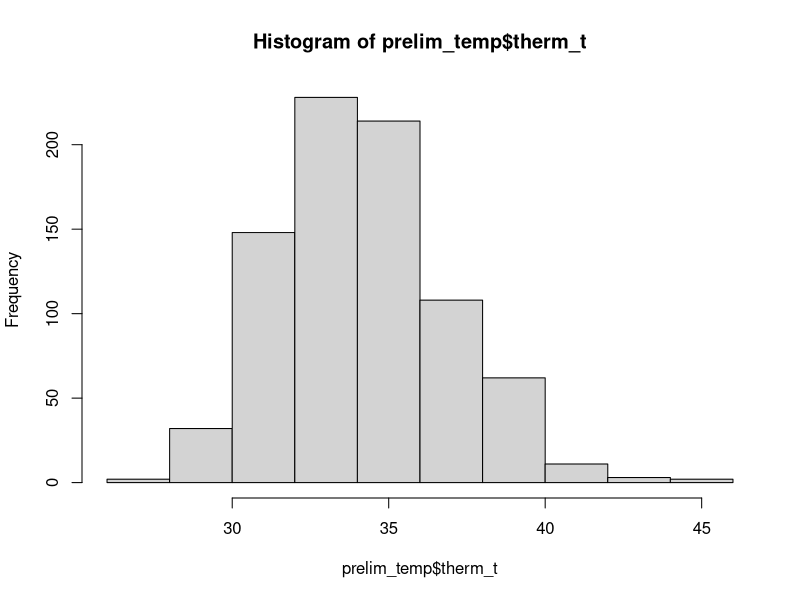
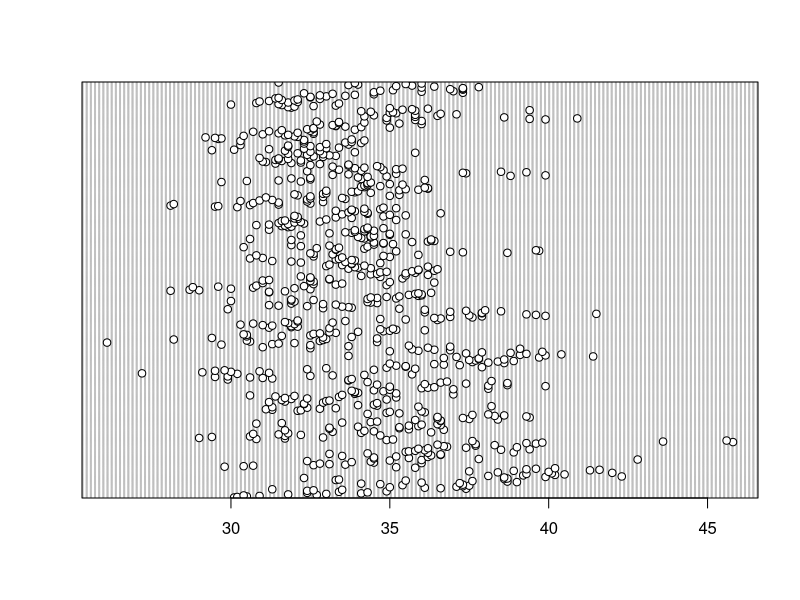
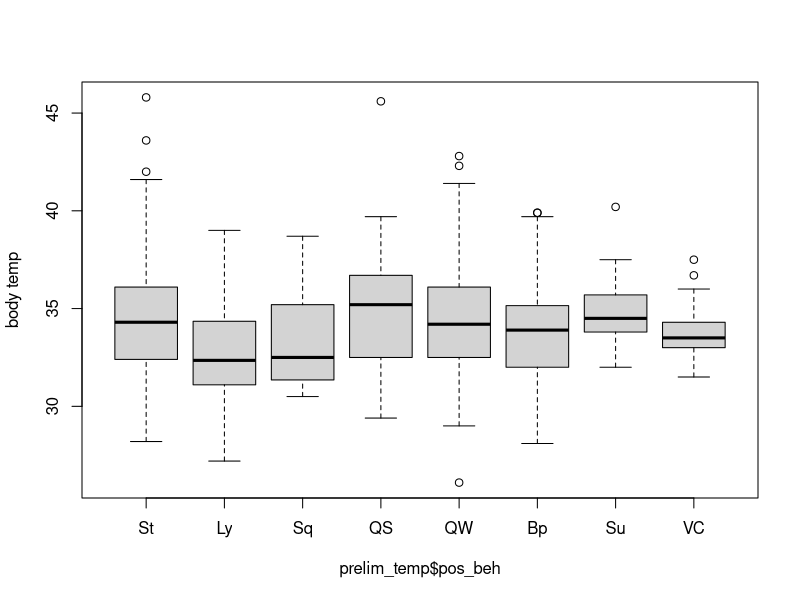
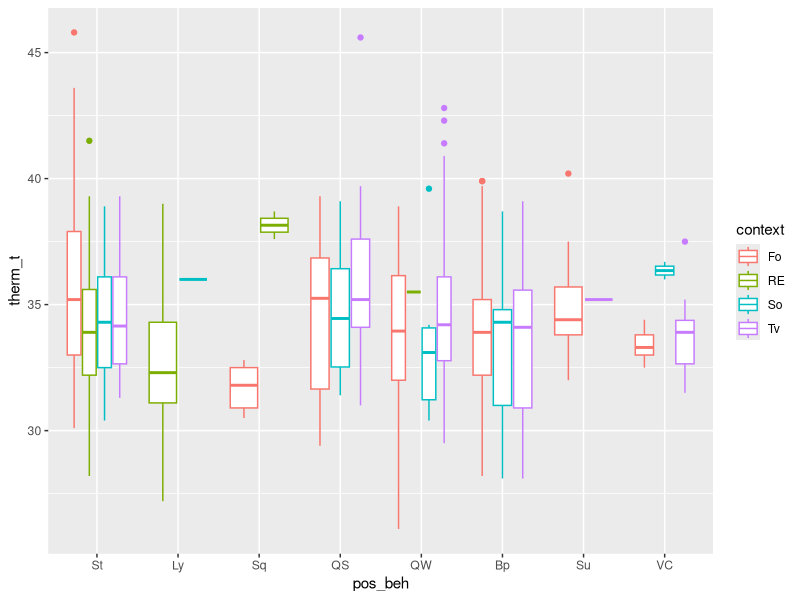
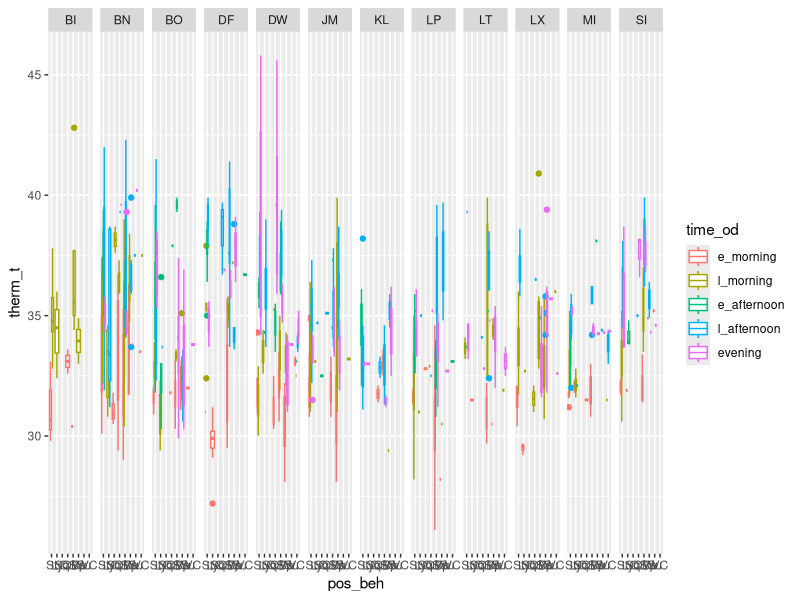
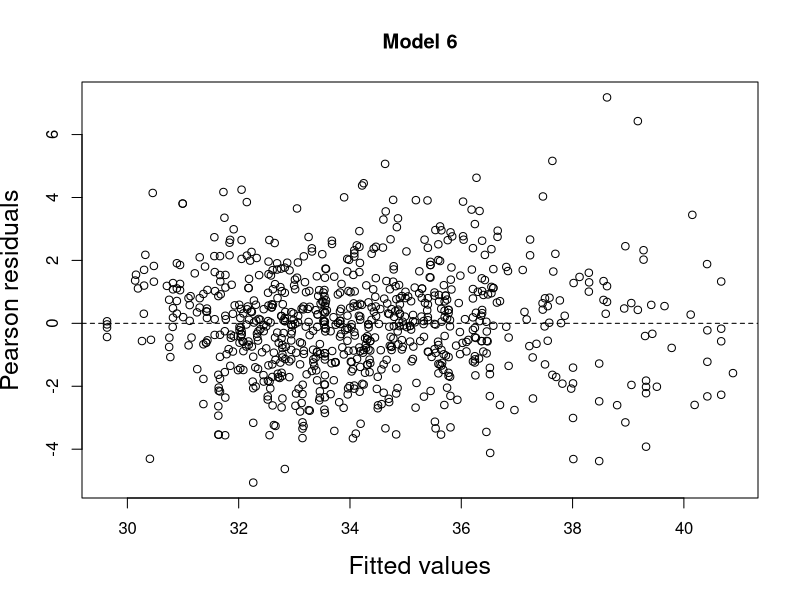
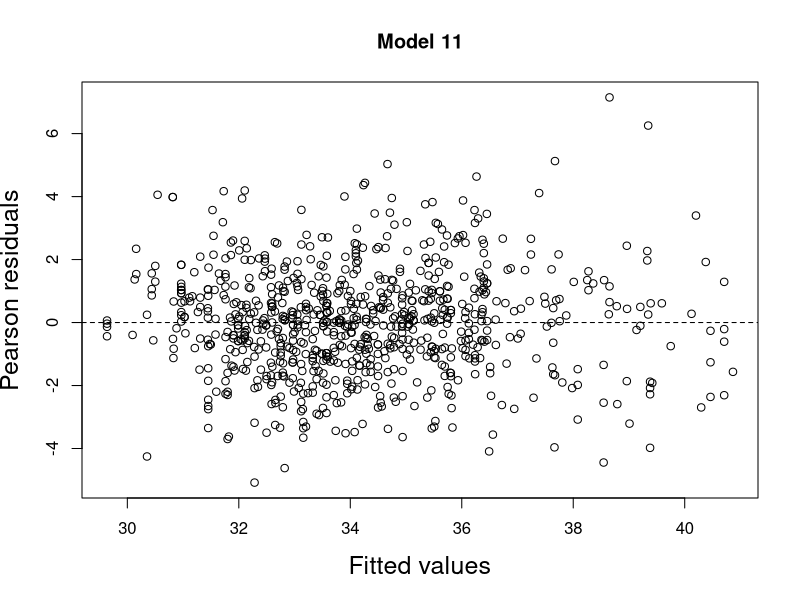
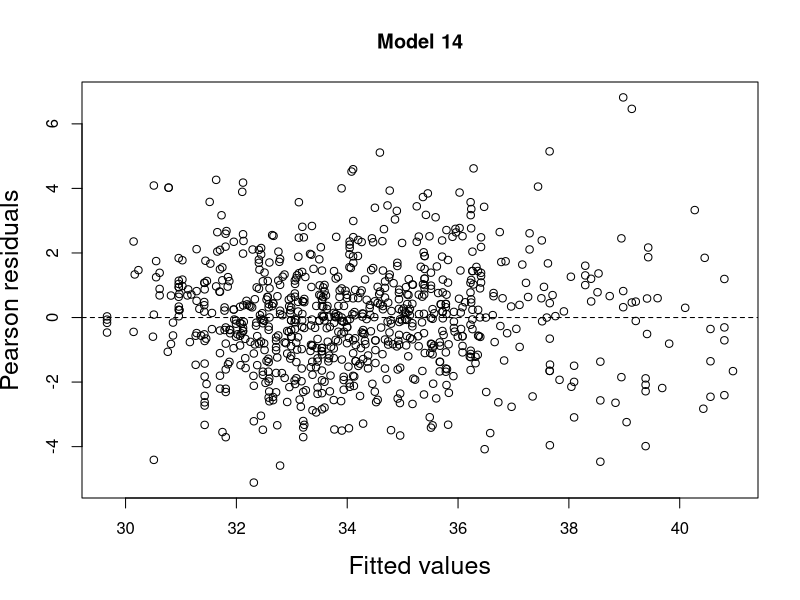

These charts were generated, in order, by the following R code:
# load libraries
library(tidyverse) 
library(readr) 
library(lubridate)
library(magrittr)
library(ggplot2)
library(car)
library(emmeans)
library(lme4)

#read in data
prelim_tidy <- read_csv("_data/_tidy/prelim_data_tidycols.csv")
View(prelim_tidy)

bipedal_data <- read_csv("_summary/bipedal_table.csv")
View(bipedal_data)

#Omit any missing values:
summary(is.na(prelim_tidy))

prelim_temp<-na.omit(prelim_tidy)
View(prelim_temp)

#Combine positional behaviors into smaller categories
# suspensory = Cb, Br & QM
#Vertical climb and cling together
prelim_temp$pos_beh[prelim_temp$pos_beh == "Cb"] <- "Su"
prelim_temp$pos_beh[prelim_temp$pos_beh == "Br"] <- "Su"
prelim_temp$pos_beh[prelim_temp$pos_beh == "QM"] <- "Su"
prelim_temp$pos_beh[prelim_temp$pos_beh == "Vci"] <- "VC"
prelim_temp$pos_beh[prelim_temp$pos_beh == "Abp"] <- "Bp"
prelim_temp$pos_beh[prelim_temp$pos_beh == "BpS"] <- "Bp"
prelim_temp$pos_beh[prelim_temp$pos_beh == "BpW"] <- "Bp"

############
##re-order levels
prelim_temp$time_od <- factor(prelim_temp$time_od, levels = c("e_morning", "l_morning", "e_afternoon", "l_afternoon", "evening"))
prelim_temp$pos_beh <- factor(prelim_temp$pos_beh, levels = c("St","Ly", "Sq", "QS", "QW", "Bp", "Su", "VC"))

##change to factor & numeric
factor_cols <- c("pos_beh","context", "substrate", "hab_type", "individual")
numeric_cols <- c("sun", "therm_t", "t_lo", "t_hi", "amb_t")

prelim_temp[factor_cols] <- lapply(prelim_temp[factor_cols], as.factor)

prelim_temp[numeric_cols] <- lapply(prelim_temp[numeric_cols], as.numeric)


###
hist(prelim_temp$therm_t)
dotchart(prelim_temp$therm_t)
boxplot(prelim_temp$therm_t ~ prelim_temp$pos_beh,  ylab="body temp")

# Plot response against each predictor and random effect. 
ggplot(prelim_temp, aes(pos_beh, therm_t, color=context))+
  geom_boxplot()

ggplot(prelim_temp, aes(pos_beh, therm_t, color=time_od))+
  geom_boxplot()+
  facet_grid(.~individual)

##
with(prelim_temp, table(pos_beh, hab_type))
with(prelim_temp, table(pos_beh, time_od))
with(prelim_temp, table(pos_beh, hab_type, time_od))

## choosing models
##GLMER

### full model
therm_mod <- lmer(therm_t ~ pos_beh + amb_t + sun + date + hab_type + context + 
                     (1|individual) + pos_beh*hab_type + pos_beh*sun + amb_t*sun,
                     data = prelim_temp)

##minus pos_beh/sun interaction
therm_mod2 <- lmer(therm_t ~ pos_beh + amb_t + sun + date + hab_type + context + 
                    (1|individual) + pos_beh*hab_type + amb_t*sun,
                  data = prelim_temp)

##plus pos_beh*sun, minus pos_beh*hab_type
therm_mod3 <- lmer(therm_t ~ pos_beh + amb_t + sun + date + hab_type + context + 
                     (1|individual) + pos_beh*sun + amb_t*sun,
                   data = prelim_temp)

##minus interactions with pos_beh
therm_mod4 <- lmer(therm_t ~ pos_beh + amb_t + sun + date + hab_type + context + 
                    (1|individual) + amb_t*sun,
                  data = prelim_temp)

##minus amb_t interaction
therm_mod5 <- lmer(therm_t ~ pos_beh + amb_t + sun + date + hab_type + context + 
                     (1|individual) + pos_beh*sun,
                   data = prelim_temp)

##minus all interactions
therm_mod6 <- lmer(therm_t ~ pos_beh + amb_t + sun + date + hab_type + context + 
                     (1|individual),
                   data = prelim_temp)

####compare interaction models
AIC(therm_mod3, therm_mod4, therm_mod5, therm_mod6) ###lowest AIC is with no interaction (1423.646; DF: 20)
                                               ###second lowest is time_od*sun (1437.358, DF: 21)
                                               ###continue forward with amb_t*sun & no interactions
###############################################################
##amb_t*sun models
## minus context 
therm_mod7 <- lmer(therm_t ~ pos_beh + amb_t + sun + date + hab_type + 
                     (1|individual) + amb_t*sun,
                   data = prelim_temp)

##minus hab_type
therm_mod8 <- lmer(therm_t ~ pos_beh + amb_t + sun + date + context + 
                     (1|individual) + amb_t*sun,
                   data = prelim_temp)

##minus date
therm_mod9 <- lmer(therm_t ~ pos_beh + amb_t + sun + hab_type + context + 
                     (1|individual) + amb_t*sun,
                   data = prelim_temp)

##minus hab_type & context
therm_mod10 <- lmer(therm_t ~ pos_beh + amb_t + sun + date + 
                     (1|individual) + amb_t*sun,
                   data = prelim_temp)
###Compare models
AIC(therm_mod7, therm_mod8, therm_mod9, therm_mod10) ##model 7 and 10 are lowest (1430.600 & 1433.384, resp.)
                                      ##model 9 isn't far off, though, (1436.000) 
                                 ##and it may be important to include context

###############################################################################
###no interactions
## minus context 
therm_mod11 <- lmer(therm_t ~ pos_beh + amb_t + sun + date + hab_type + 
                     (1|individual), data = prelim_temp)

##minus hab_type
therm_mod12 <- lmer(therm_t ~ pos_beh + amb_t + sun + date + context + 
                     (1|individual), data = prelim_temp)

##minus date
therm_mod13 <- lmer(therm_t ~ pos_beh + amb_t + sun + hab_type + context + 
                     (1|individual), data = prelim_temp)

##minus hab_type & context
therm_mod14 <- lmer(therm_t ~ pos_beh + amb_t + sun + date + 
                      (1|individual), data = prelim_temp)

###Compare models
AIC(therm_mod11, therm_mod12, therm_mod13, therm_mod14) ##models 11 and 14 are lowest (1416.906 & 1419.632, resp.)

###compare between types of models
AIC(therm_mod4, therm_mod6, therm_mod7, therm_mod10, therm_mod8, therm_mod11, therm_mod14)
        ##best models (11, 14, 6) exclude context and exclude interactions
        ##run a few more tests and include one with the interaction still (model 7)

### more comparison #########
anova(therm_mod6, therm_mod7) ##not nested, so can't run
anova(therm_mod6, therm_mod11) ##no signif
anova(therm_mod6, therm_mod14) ##no signif
anova(therm_mod11, therm_mod14) ##no signif
                          #####think I'll choose model 11 since it includes habitat type
                        ##### and it's AIC value is best (1416.906 vs. 1419.632 (model 14) & 1423.646 (model 6))

#####################################################################
#extract residuals 
###model 6
E1 <- resid(therm_mod6, type = "pearson")

#plot fitted vs residuals
F1 <- fitted(therm_mod6, type = "response")

plot(x = F1, 
     y = E1, 
     xlab = "Fitted values",
     ylab = "Pearson residuals", 
     main = "Model 6",
     cex.lab = 1.5)
abline(h = 0, lty = 2)

### model 11 ###########
E2 <- resid(therm_mod11, type = "pearson")

#plot fitted vs residuals
F2 <- fitted(therm_mod11, type = "response")

plot(x = F2, 
     y = E2, 
     xlab = "Fitted values",
     ylab = "Pearson residuals", 
     main = "Model 11",
     cex.lab = 1.5)
abline(h = 0, lty = 2)

### model 14 ###########
E3 <- resid(therm_mod14, type = "pearson")

#plot fitted vs residuals
F3 <- fitted(therm_mod14, type = "response")

plot(x = F3, 
     y = E3, 
     xlab = "Fitted values",
     ylab = "Pearson residuals", 
     main = "Model 14",
     cex.lab = 1.5)
abline(h = 0, lty = 2)

### model 7 ###########
E4 <- resid(therm_mod7, type = "pearson")

#plot fitted vs residuals
F4 <- fitted(therm_mod7, type = "response")

plot(x = F4, 
     y = E4, 
     xlab = "Fitted values",
     ylab = "Pearson residuals", 
     main = "Model 7",
     cex.lab = 1.5)
abline(h = 0, lty = 2)

### residual plots all seem relatively normal; cloud around horizontal axis, indicating a good fit
###################################################################
##Model 11 - includes pos_beh, time_od, sun, date, hab_type and (1|individual) 
E2 <- resid(therm_mod11, type = "pearson")

#plot fitted vs residuals
F2 <- fitted(therm_mod11, type = "response")

plot(x = F2, 
     y = E2, 
     xlab = "Fitted values",
     ylab = "Pearson residuals", 
     main = "Model 11",
     cex.lab = 1.5)
abline(h = 0, lty = 2)

boxplot(E2 ~ pos_beh, data=prelim_temp) 
boxplot(E2 ~ time_od, data=prelim_temp)
plot(x=prelim_temp$sun, y=E2)
boxplot(E2 ~ hab_type, data=prelim_temp)
plot(x=prelim_temp$date, y=E2)

model.matrix(therm_mod11)

##summary
summary(therm_mod11) 

##confidence intervals 
confint(therm_mod11) ##maybe I don't need habitat in there because none of the levels are significant

##model 14
summary(therm_mod14)
confint(therm_mod14)


##### OMIT OUTLIERS ###
prelim_temp2 <- prelim_temp
prelim_temp2$therm_t[prelim_temp2$therm_t >= 42] <- NA

View(prelim_temp2)

prelim_temp3<-na.omit(prelim_temp2)
View(prelim_temp3)

#Vertical climb and cling together
prelim_temp3$pos_beh[prelim_temp3$pos_beh == "Cb"] <- "Su"
prelim_temp3$pos_beh[prelim_temp3$pos_beh == "Br"] <- "Su"
prelim_temp3$pos_beh[prelim_temp3$pos_beh == "QM"] <- "Su"
prelim_temp3$pos_beh[prelim_temp3$pos_beh == "Vci"] <- "VC"
prelim_temp3$pos_beh[prelim_temp3$pos_beh == "Abp"] <- "Bp"
prelim_temp3$pos_beh[prelim_temp3$pos_beh == "BpS"] <- "Bp"
prelim_temp3$pos_beh[prelim_temp3$pos_beh == "BpW"] <- "Bp"

############
##re-order levels
prelim_temp3$time_od <- factor(prelim_temp3$time_od, levels = c("e_morning", "l_morning", "e_afternoon", "l_afternoon", "evening"))
prelim_temp3$pos_beh <- factor(prelim_temp3$pos_beh, levels = c("St","Ly", "Sq", "QS", "QW", "Bp", "Su", "VC"))

###change to factor & numeric
factor_cols <- c("pos_beh","context", "substrate", "hab_type", "individual")
numeric_cols <- c("sun", "therm_t", "t_lo", "t_hi")

prelim_temp3[factor_cols] <- lapply(prelim_temp3[factor_cols], as.factor)

prelim_temp3[numeric_cols] <- lapply(prelim_temp3[numeric_cols], as.numeric)

str(prelim_temp3)

###check model minus outliers
##model 11 with outliers
therm_mod11 <- lmer(therm_t ~ pos_beh + time_od + sun + date + hab_type + 
                      (1|individual), data = prelim_temp)
summary(therm_mod11)
confint(therm_mod11)

##model minus outliers
mod_2 <- lmer(therm_t ~ pos_beh + time_od + sun + date + hab_type + 
                (1|individual), data = prelim_temp3)
summary(mod_2)
confint(mod_2)


##plotting residuals
##model 11
E2 <- resid(therm_mod11, type = "pearson")

#plot fitted vs residuals
F2 <- fitted(therm_mod11, type = "response")

plot(x = F2, 
     y = E2, 
     xlab = "Fitted values",
     ylab = "Pearson residuals", 
     main = "Model 11",
     cex.lab = 1.5)
abline(h = 0, lty = 2)

##mod_2
E5 <- resid(mod_2, type = "pearson")

#plot fitted vs residuals
F5 <- fitted(mod_2, type = "response")

plot(x = F5, 
     y = E5,
     xlab = "Fitted values",
     ylab = "Pearson residuals", 
     main = "Model",
     cex.lab = 1.5)
abline(h = 0, lty = 2)

#HSR: post-hoc test to compare between levels of position behavior. Will want to do this in the analysis file not graphics file. 
library(emmeans)
emmeans(mod_2, list(pairwise ~ pos_beh), adjust = "tukey")
